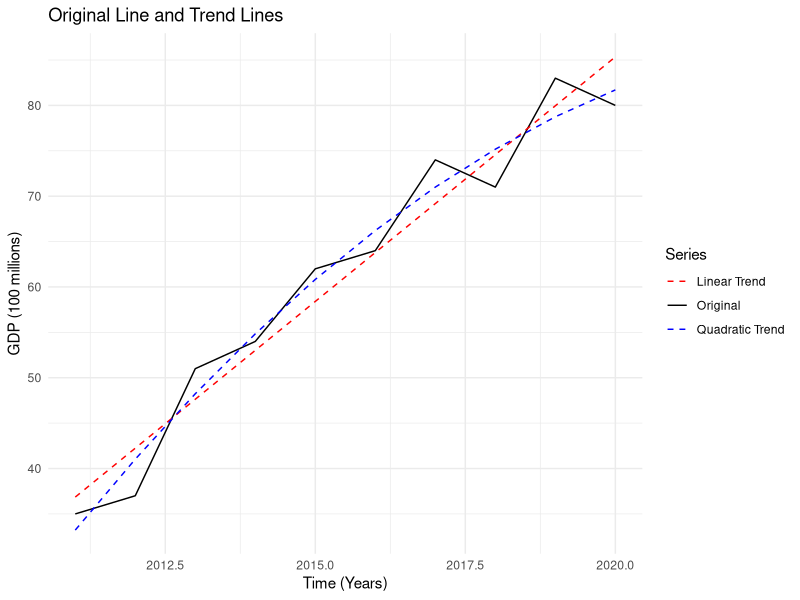
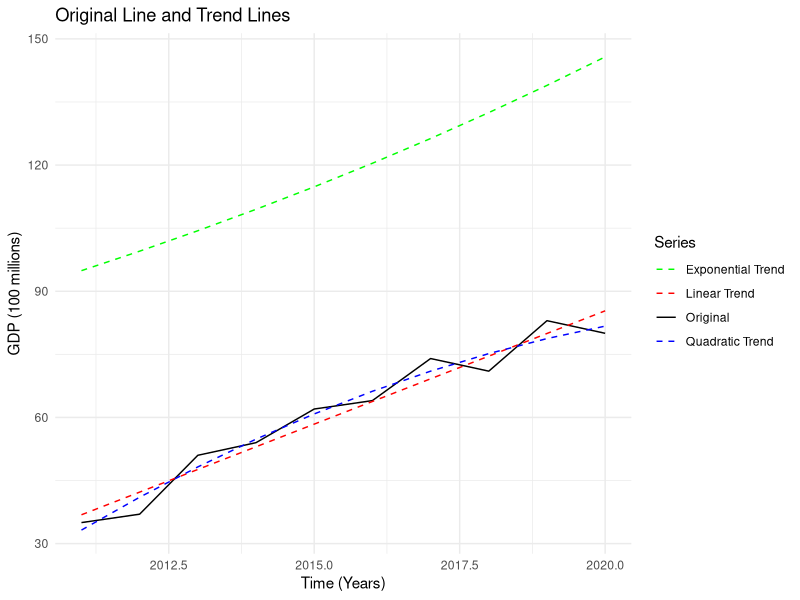
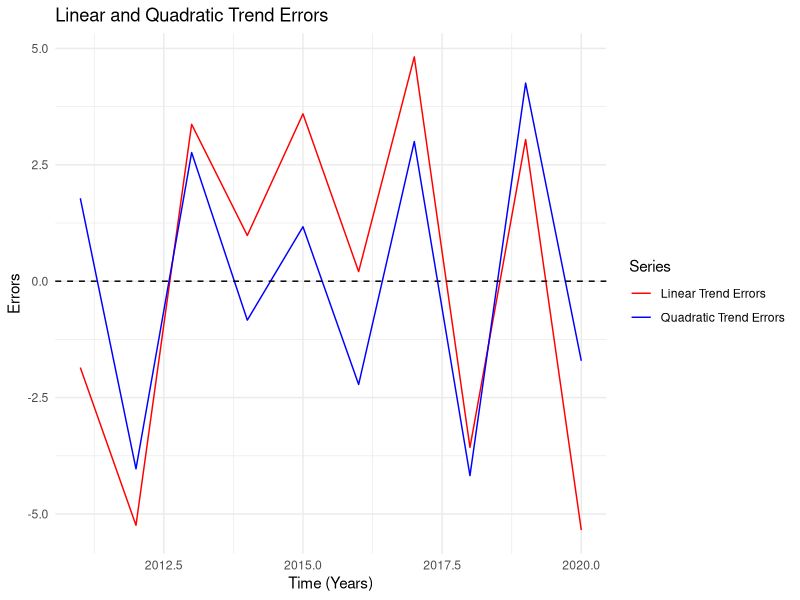
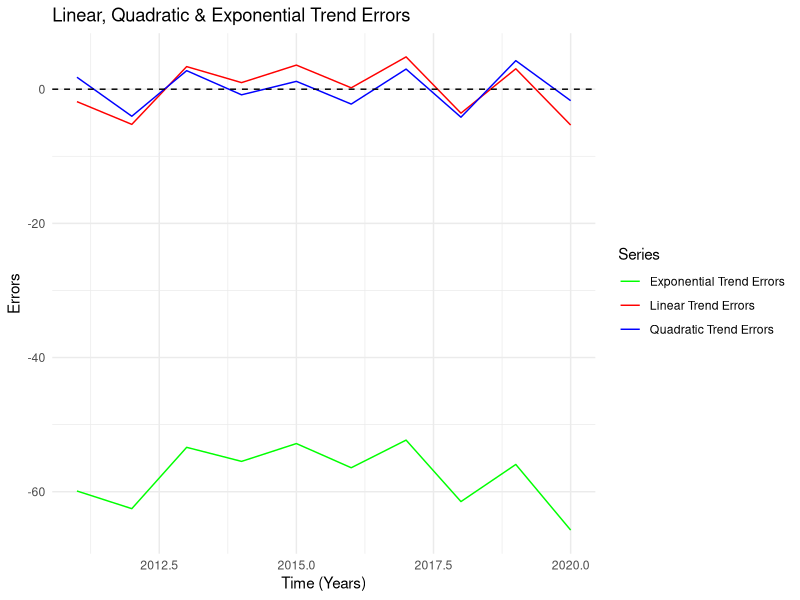
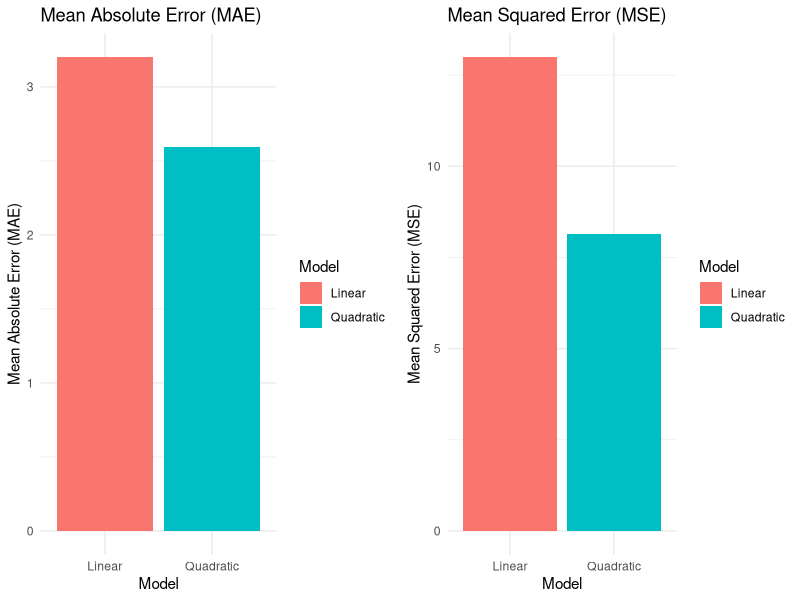
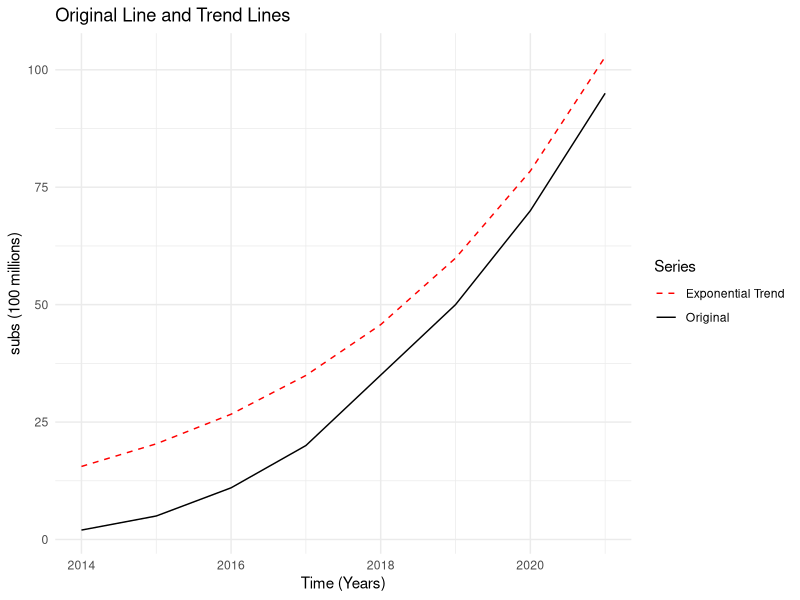
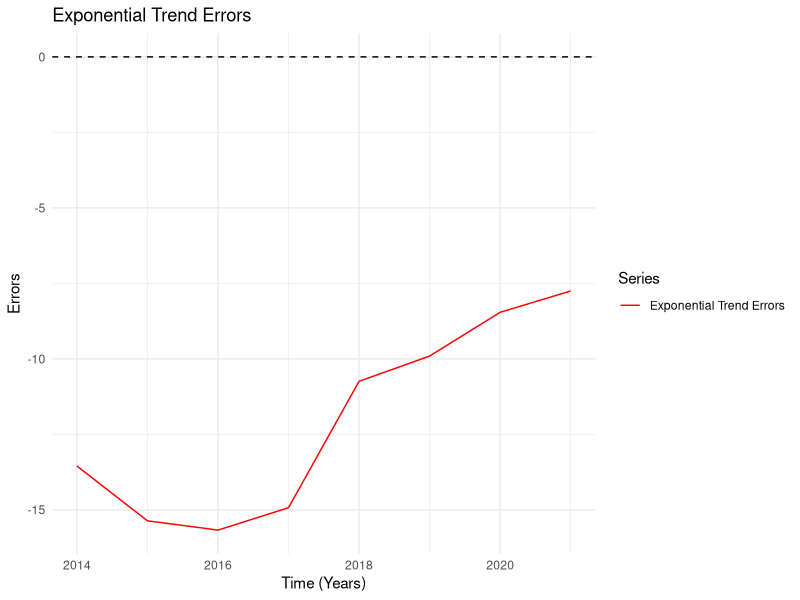

Write the R code that produced these figures, in order.
## ---- chunk 1
knitr::opts_chunk$set(echo = TRUE)
## ---- chunk 2
library(tidyverse)
library(ggpubr)
## ---- chunk 3
#define parameters
Year.t <- seq(2011,2020)
GDP.Yt <- c(35, 37, 51, 54, 62, 64, 74, 71, 83, 80)

#create table
data <- data.frame(Year.t, GDP.Yt)

#View result
data
## ---- chunk 4
#create function to compute Xt
compute_Xt <- function(t) {
  n <- length(t)
  interval <- diff(range(t)) / (n - 1)
  
  if (n %% 2 == 1) {
    middle_value <- median(t)
    X_t <- (t - middle_value) / interval
  } else {
    middle_values <- sort(t)[c(n / 2, n / 2 + 1)]
    middle_value_avg <- mean(middle_values)
    half_interval <- interval / 2
    X_t <- (t - middle_value_avg) / half_interval
  }
  
  return(X_t)
}
## ---- chunk 5
#compute the Xt column
data$Xt <- compute_Xt(Year.t)

#compute XtYt
data$XtYt <- (data$Xt)*(data$GDP.Yt) 

#compute Xt^2
data$Xt.sq <- (data$Xt)^2

#View results
data[3:5]
## ---- chunk 6
#compute sums of relevant columns
Yt.sum <- sum(data$GDP.Yt)
Xt.sum <- sum(data$Xt)
XtYt.sum <- sum(data$XtYt)
Xtsq.sum <- sum(data$Xt.sq)

#View sums
cat('\n Sum of Yt: ', Yt.sum, '\n Sum of Xt: ', Xt.sum, '\n Sum of XtYt: ',XtYt.sum, '\n Sum of Xt.sq: ',Xtsq.sum)
## ---- chunk 7
# Define the coefficients matrix
A <- matrix(c(10, 0, 0, 330), nrow = 2, byrow = TRUE)

# Define the constants vector
b <- c(611, 889)

# Solve for beta
beta <- solve(A, b)

# Display the solutions
beta_0 <- beta[1]
beta_1 <- beta[2]

cat("beta_0 =", beta_0, "\n")
cat("beta_1 =", beta_1, "\n")
## ---- chunk 8
# Function to compute average of the middle values
compute_middle_value_avg <- function(t) {
  n <- length(t)
  
  if (n %% 2 == 1) {
    middle_value_avg <- median(t)
  } else {
    middle_values <- sort(t)[c(n / 2, n / 2 + 1)]
    middle_value_avg <- mean(middle_values)
  }
  
  return(middle_value_avg)
}

# Function to compute half the interval between the middle values
compute_half_interval <- function(t) {
  n <- length(t)
  interval <- diff(range(t)) / (n - 1)
  
  if (n %% 2 == 0) {
    half_interval <- interval / 2
  } else {
    half_interval <- NA
  }
  
  return(half_interval)
}
## ---- chunk 9
#compute parameters
mid <- compute_middle_value_avg(data$Year.t)
interval <- compute_half_interval(data$Year.t)

#view results
cat('\n Average of Middle Values: ', mid, '\n Half Interval of middle Values: ', interval)
## ---- chunk 10
#compute estimated values
data$Yt.hat <- beta_0 + (beta_1*((data$Year.t)-mid)/interval)

#View results
data[6]
## ---- chunk 11
#compute Xt.sqYt
data$Xt.sqYt <- (data$Xt.sq)*(data$GDP.Yt)

#compute Xt.cube
data$Xt.cube <- (data$Xt)^3

#compute Xt.four
data$Xt.four <- (data$Xt)^4

#view the data results
data[7:9]
## ---- chunk 12
#compute Xt.sqYt
Xt.sqYt.sum <- sum(data$Xt.sqYt)

#compute Xt.cube
Xt.cube.sum <- sum(data$Xt.cube)

#compute Xt.four
Xt.four.sum <- sum(data$Xt.four)

#view the results
cat('\n Sum of Xt.sqYt: ', Xt.sqYt.sum, '\n Sum of Xt.cube: ', Xt.cube.sum, '\n Sum of Xt.four: ', Xt.four.sum )


## ---- chunk 13
# Define the coefficients matrix
A <- matrix(c(10, 0,330, 0, 330, 0, 330, 0, 19338), nrow = 3, byrow = TRUE)

# Define the constants vector
b <- c(611, 889, 19523)

# Solve for beta
beta <- solve(A, b)

# Display the solutions
beta_0 <- beta[1]
beta_1 <- beta[2]
beta_2 <- beta[3]

cat("beta_0 =", beta_0, "\n")
cat("beta_1 =", beta_1, "\n")
cat("beta_2 =", beta_2, "\n")
## ---- chunk 14
#compute the equation
data$Yt.hat2 <- beta_0 + (beta_1*(data$Year.t - mid)/interval) + (beta_2*((data$Year.t - mid)/interval)^2)

#view the results
data[10]
## ---- chunk 15
#compute relevant parameters
data$ln.y <- log(data$GDP.Yt)
data$Xtln.y <- (data$Xt)*(data$ln.y)

#view the results
data[11:12]
## ---- chunk 16
#compute the sum per row
lny.sum <- sum(data$ln.y)
Xt.sum <- sum(data$Xt)
Xt.lny.sum <- sum(data$Xtln.y)
Xtsq.sum <- sum(data$Xt.sq)

#view results
cat('\n Sum of ln(y): ',lny.sum, '\n Sum of Xt: ',Xt.sum, '\n Sum of Xt*ln(y): ',Xt.lny.sum, '\n Sum of Xt.sq: ',Xtsq.sum)
## ---- chunk 17
#define n
n = nrow(data)

#view result
n
## ---- chunk 18
# Define the coefficients matrix
A <- matrix(c(10, 0, 0, 330), nrow = 2, byrow = TRUE)

# Define the constants vector
b <- c(40.74071, 15.72683)

# Solve for beta
constants <- solve(A, b)

# Display the solutions
ln.a <- constants[1]
ln.b <- constants[2]

cat("ln(a) =", ln.a, "\n")
cat("ln(b) =", ln.b, "\n")
## ---- chunk 19
#compute the exponential values
a <- exp(ln.a)
b <- exp(ln.b)

#View results
cat('a : ', a, 'b : ', b)
## ---- chunk 20
#compute estimator for all values of t
data$Yt.hat3 <- a*(b^(data$Year.t - mid) / interval)
data$Yt.hat3

## ---- chunk 21
# Plot original and forecasted values
ggplot(data, aes(x = Year.t)) +
  geom_line(aes(y = GDP.Yt, color = "Original", group = 1), linetype = "solid") +
  geom_line(aes(y = Yt.hat, color = "Linear Trend", group = 1), linetype = "dashed") +
  geom_line(aes(y = Yt.hat2, color = "Quadratic Trend", group = 1), linetype = "dashed") +
  labs(title = "Original Line and Trend Lines",
       x = "Time (Years)",
       y = "GDP (100 millions)",
       color = "Series") +
  scale_color_manual(values = c("Original" = "black",
                                 "Linear Trend" = "red",
                                 "Quadratic Trend" = "blue")) +
  theme_minimal()
## ---- chunk 22
# Plot original and forecasted values
ggplot(data, aes(x = Year.t)) +
  geom_line(aes(y = GDP.Yt, color = "Original", group = 1), linetype = "solid") +
  geom_line(aes(y = Yt.hat, color = "Linear Trend", group = 1), linetype = "dashed") +
  geom_line(aes(y = Yt.hat2, color = "Quadratic Trend", group = 1), linetype = "dashed") +
  geom_line(aes(y = Yt.hat3, color = "Exponential Trend", group = 1), linetype = "dashed") +
  labs(title = "Original Line and Trend Lines",
       x = "Time (Years)",
       y = "GDP (100 millions)",
       color = "Series") +
  scale_color_manual(values = c("Original" = "black",
                                 "Linear Trend" = "red",
                                 "Quadratic Trend" = "blue",
                                "Exponential Trend" = "green")) +
  theme_minimal()
## ---- chunk 23
#compute forecast errors for linear trend
data$lin.err <- (data$GDP.Yt)-(data$Yt.hat)

#compute forecast errors for quadratic trend
data$quad.err <- (data$GDP.Yt)-(data$Yt.hat2)

#compute forecast errors for exponential trend
data$exp.err <- (data$GDP.Yt)-(data$Yt.hat3)

#view the results
data[14:16]
## ---- chunk 24
# Plot original and forecasted values
ggplot(data, aes(x = Year.t)) +
  geom_line(aes(y = lin.err, color = "Linear Trend Errors", group = 1), linetype = "solid") +
  geom_line(aes(y = quad.err, color = "Quadratic Trend Errors", group = 1), linetype = "solid") +
  geom_hline(yintercept = 0, linetype = "dashed", color = "black") +
  labs(title = "Linear and Quadratic Trend Errors",
       x = "Time (Years)",
       y = "Errors",
       color = "Series") +
  scale_color_manual(values = c("Linear Trend Errors" = "red",
                                 "Quadratic Trend Errors" = "blue")) +
  theme_minimal()
## ---- chunk 25
# Plot original and forecasted values
ggplot(data, aes(x = Year.t)) +
  geom_line(aes(y = lin.err, color = "Linear Trend Errors", group = 1), linetype = "solid") +
  geom_line(aes(y = quad.err, color = "Quadratic Trend Errors", group = 1), linetype = "solid") +
  geom_line(aes(y = exp.err, color = "Exponential Trend Errors", group = 1), linetype = "solid") +
  geom_hline(yintercept = 0, linetype = "dashed", color = "black") +
  labs(title = "Linear, Quadratic & Exponential Trend Errors",
       x = "Time (Years)",
       y = "Errors",
       color = "Series") +
  scale_color_manual(values = c("Linear Trend Errors" = "red",
                                 "Quadratic Trend Errors" = "blue",
                                "Exponential Trend Errors" = "green")) +
  theme_minimal()
## ---- chunk 26
# Compute the Mean Absolute Error (MAE)
MAE.lin <- mean(abs(data$lin.err), na.rm = TRUE)
MAE.quad <- mean(abs(data$quad.err), na.rm = TRUE)


# Compute the Mean Squared Error (MSE)
MSE.lin <- mean(data$lin.err^2, na.rm = TRUE)
MSE.quad <- mean(data$quad.err^2, na.rm = TRUE)

#view results
cat('\n Mean Absolute Errors: ', '\n Linear Trend: ', MAE.lin, '\n Quadratic Trend: ', MAE.quad, '\n Mean Squared Errors: ', '\n Linear Trend: ', MSE.lin, '\n Quadratic Trend: ', MSE.quad)

## ---- chunk 27
# Create a data frame for MAE
error_data <- data.frame(Model = c("Linear", "Quadratic"),
                       MAE = c(MAE.lin, MAE.quad),
                       MSE = c(MSE.lin, MSE.quad))

# Create a bar chart
mae.plot <- ggplot(error_data, aes(x = Model, y = MAE, fill = Model)) +
  geom_bar(stat = "identity") +
  labs(title = "Mean Absolute Error (MAE)",
       x = "Model",
       y = "Mean Absolute Error (MAE)") +
  theme_minimal()

mse.plot <- ggplot(error_data, aes(x = Model, y = MSE, fill = Model)) +
  geom_bar(stat = "identity") +
  labs(title = "Mean Squared Error (MSE)",
       x = "Model",
       y = "Mean Squared Error (MSE)") +
  theme_minimal()

# Arrange plots side by side
ggarrange(mae.plot, mse.plot, ncol = 2)
## ---- chunk 28
#compute the forecasted GDP for 2022
Yt.2022 <- beta_0 + (beta_1*(2022 - mid)/interval) + (beta_2*((2022 - mid)/interval)^2)

#view the result
cat('Yt.2022: ', Yt.2022)
## ---- chunk 29
#define the parameters
Year.t <- seq(2014, 2021)
Subs.Zt <- c(2,5,11,20,35,50,70,95)

#create the dataframe
data2 <- data.frame(Year.t, Subs.Zt)

#view result
data2
## ---- chunk 30
#compute relevant parameters
data2$Xt <- compute_Xt(data2$Year.t)
data2$ln.y <- log(data2$Subs.Zt)
data2$Xtln.y <- (data2$Xt)*(data2$ln.y)
data2$Xt.sq <- (data2$Xt)^2

#view the results
data2[3:5]
## ---- chunk 31
#compute the sum per row
lny.sum <- sum(data2$ln.y)
Xt.sum <- sum(data2$Xt)
Xt.lny.sum <- sum(data2$Xtln.y)
Xtsq.sum <- sum(data2$Xt.sq)

#view results
cat('\n Sum of ln(y): ',lny.sum, '\n Sum of Xt: ',Xt.sum, '\n Sum of Xt*ln(y): ',Xt.lny.sum, '\n Sum of Xt.sq: ',Xtsq.sum)
## ---- chunk 32
#define n
n = nrow(data2)

#view result
n
## ---- chunk 33
# Define the coefficients matrix
A <- matrix(c(8, 0, 0, 168), nrow = 2, byrow = TRUE)

# Define the constants vector
b <- c(23.96, 45.32)

# Solve for beta
constants <- solve(A, b)

# Display the solutions
ln.a <- constants[1]
ln.b <- constants[2]

cat("ln(a) =", ln.a, "\n")
cat("ln(b) =", ln.b, "\n")
## ---- chunk 34
#compute the exponential values
a <- exp(ln.a)
b <- exp(ln.b)

#View results
cat('a : ', a, 'b : ', b)
## ---- chunk 35
#compute parameters
mid <- compute_middle_value_avg(data2$Year.t)
interval <- compute_half_interval(data2$Year.t)

#view results
cat('\n Average of Middle Values: ', mid, '\n Half Interval of middle Values: ', interval)
## ---- chunk 36
#compute estimator for all values of t
data2$Yt.hat <- a*(b^(data2$Year.t - mid) / interval)
data2$Yt.hat
## ---- chunk 37
# Plot original and forecasted values
ggplot(data2, aes(x = Year.t)) +
  geom_line(aes(y = Subs.Zt, color = "Original", group = 1), linetype = "solid") +
  geom_line(aes(y = Yt.hat, color = "Exponential Trend", group = 1), linetype = "dashed") +
  labs(title = "Original Line and Trend Lines",
       x = "Time (Years)",
       y = "subs (100 millions)",
       color = "Series") +
  scale_color_manual(values = c("Original" = "black",
                                 "Exponential Trend" = "red")) +
  theme_minimal()
## ---- chunk 38
#compute forecast errors for exponential trend
data2$exp.err <- (data2$Subs.Zt)-(data2$Yt.hat)
data2$exp.err
## ---- chunk 39
# Plot original and forecasted values
ggplot(data2, aes(x = Year.t)) +
  geom_line(aes(y = exp.err, color = "Exponential Trend Errors", group = 1), linetype = "solid") +
  geom_hline(yintercept = 0, linetype = "dashed", color = "black") +
  labs(title = "Exponential Trend Errors",
       x = "Time (Years)",
       y = "Errors",
       color = "Series") +
  scale_color_manual(values = c("Exponential Trend Errors" = "red")) +
  theme_minimal()
## ---- chunk 40
#compute subscriber count
subs.24 <- a*(b^(2024 - mid) / interval)

#view result
subs.24
